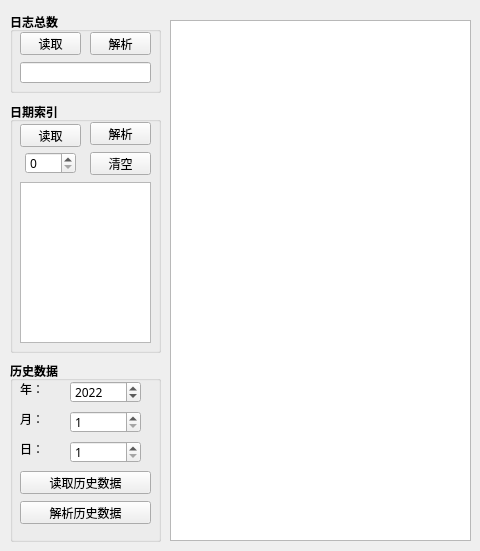
    <widget class="QWidget" name="tab_3">
     <attribute name="title">
      <string>Spark 日志</string>
     </attribute>
     <widget class="QTableView" name="tableView">
      <property name="geometry">
       <rect>
        <x>170</x>
        <y>20</y>
        <width>301</width>
        <height>521</height>
       </rect>
      </property>
      <property name="font">
       <font>
        <family>Microsoft YaHei</family>
        <weight>50</weight>
        <bold>false</bold>
       </font>
      </property>
      <property name="horizontalScrollBarPolicy">
       <enum>Qt::ScrollBarAlwaysOff</enum>
      </property>
      <property name="editTriggers">
       <set>QAbstractItemView::NoEditTriggers</set>
      </property>
      <attribute name="horizontalHeaderDefaultSectionSize">
       <number>94</number>
      </attribute>
      <attribute name="horizontalHeaderHighlightSections">
       <bool>false</bool>
      </attribute>
      <attribute name="verticalHeaderVisible">
       <bool>false</bool>
      </attribute>
     </widget>
     <widget class="QGroupBox" name="groupBox_24">
      <property name="geometry">
       <rect>
        <x>10</x>
        <y>12</y>
        <width>151</width>
        <height>81</height>
       </rect>
      </property>
      <property name="font">
       <font>
        <weight>75</weight>
        <bold>true</bold>
       </font>
      </property>
      <property name="title">
       <string>日志总数</string>
      </property>
      <widget class="QPushButton" name="pbReadHisNum">
       <property name="geometry">
        <rect>
         <x>10</x>
         <y>20</y>
         <width>61</width>
         <height>23</height>
        </rect>
       </property>
       <property name="font">
        <font>
         <family>Microsoft YaHei</family>
         <pointsize>9</pointsize>
         <weight>50</weight>
         <bold>false</bold>
        </font>
       </property>
       <property name="text">
        <string>读取</string>
       </property>
      </widget>
      <widget class="QLineEdit" name="leHisNum">
       <property name="enabled">
        <bool>true</bool>
       </property>
       <property name="geometry">
        <rect>
         <x>10</x>
         <y>50</y>
         <width>131</width>
         <height>21</height>
        </rect>
       </property>
       <property name="font">
        <font>
         <family>Microsoft YaHei</family>
         <pointsize>9</pointsize>
         <weight>50</weight>
         <bold>false</bold>
        </font>
       </property>
       <property name="autoFillBackground">
        <bool>false</bool>
       </property>
       <property name="inputMethodHints">
        <set>Qt::ImhNone</set>
       </property>
       <property name="readOnly">
        <bool>true</bool>
       </property>
      </widget>
      <widget class="QPushButton" name="pbAlsHisNum">
       <property name="geometry">
        <rect>
         <x>80</x>
         <y>20</y>
         <width>61</width>
         <height>23</height>
        </rect>
       </property>
       <property name="font">
        <font>
         <family>Microsoft YaHei</family>
         <pointsize>9</pointsize>
         <weight>50</weight>
         <bold>false</bold>
        </font>
       </property>
       <property name="text">
        <string>解析</string>
       </property>
      </widget>
     </widget>
     <widget class="QGroupBox" name="groupBox_25">
      <property name="geometry">
       <rect>
        <x>10</x>
        <y>102</y>
        <width>151</width>
        <height>251</height>
       </rect>
      </property>
      <property name="font">
       <font>
        <weight>75</weight>
        <bold>true</bold>
       </font>
      </property>
      <property name="title">
       <string>日期索引</string>
      </property>
      <widget class="QPushButton" name="pbReadHisDate">
       <property name="geometry">
        <rect>
         <x>10</x>
         <y>22</y>
         <width>61</width>
         <height>23</height>
        </rect>
       </property>
       <property name="font">
        <font>
         <family>Microsoft YaHei</family>
         <pointsize>9</pointsize>
         <weight>50</weight>
         <bold>false</bold>
        </font>
       </property>
       <property name="text">
        <string>读取</string>
       </property>
      </widget>
      <widget class="QSpinBox" name="sbPage">
       <property name="geometry">
        <rect>
         <x>15</x>
         <y>50</y>
         <width>51</width>
         <height>22</height>
        </rect>
       </property>
       <property name="font">
        <font>
         <family>Microsoft YaHei</family>
         <pointsize>9</pointsize>
         <weight>50</weight>
         <bold>false</bold>
        </font>
       </property>
       <property name="minimum">
        <number>0</number>
       </property>
       <property name="maximum">
        <number>15</number>
       </property>
       <property name="value">
        <number>0</number>
       </property>
      </widget>
      <widget class="QPushButton" name="pbAlsHisDate">
       <property name="geometry">
        <rect>
         <x>80</x>
         <y>20</y>
         <width>61</width>
         <height>23</height>
        </rect>
       </property>
       <property name="font">
        <font>
         <family>Microsoft YaHei</family>
         <pointsize>9</pointsize>
         <weight>50</weight>
         <bold>false</bold>
        </font>
       </property>
       <property name="text">
        <string>解析</string>
       </property>
      </widget>
      <widget class="QListWidget" name="lvHisDate">
       <property name="geometry">
        <rect>
         <x>10</x>
         <y>80</y>
         <width>131</width>
         <height>161</height>
        </rect>
       </property>
       <property name="font">
        <font>
         <family>Microsoft YaHei</family>
         <weight>50</weight>
         <bold>false</bold>
        </font>
       </property>
      </widget>
      <widget class="QPushButton" name="pbClrHisDate">
       <property name="geometry">
        <rect>
         <x>80</x>
         <y>50</y>
         <width>61</width>
         <height>23</height>
        </rect>
       </property>
       <property name="font">
        <font>
         <family>Microsoft YaHei</family>
         <pointsize>9</pointsize>
         <weight>50</weight>
         <bold>false</bold>
        </font>
       </property>
       <property name="text">
        <string>清空</string>
       </property>
      </widget>
     </widget>
     <widget class="QGroupBox" name="groupBox_13">
      <property name="geometry">
       <rect>
        <x>10</x>
        <y>361</y>
        <width>151</width>
        <height>181</height>
       </rect>
      </property>
      <property name="font">
       <font>
        <weight>75</weight>
        <bold>true</bold>
       </font>
      </property>
      <property name="title">
       <string>历史数据</string>
      </property>
      <widget class="QSpinBox" name="sbHisDay">
       <property name="geometry">
        <rect>
         <x>60</x>
         <y>80</y>
         <width>71</width>
         <height>22</height>
        </rect>
       </property>
       <property name="font">
        <font>
         <family>Microsoft YaHei</family>
         <pointsize>9</pointsize>
         <weight>50</weight>
         <bold>false</bold>
        </font>
       </property>
       <property name="minimum">
        <number>1</number>
       </property>
       <property name="maximum">
        <number>31</number>
       </property>
       <property name="value">
        <number>1</number>
       </property>
      </widget>
      <widget class="QSpinBox" name="sbHisMonth">
       <property name="geometry">
        <rect>
         <x>60</x>
         <y>50</y>
         <width>71</width>
         <height>22</height>
        </rect>
       </property>
       <property name="font">
        <font>
         <family>Microsoft YaHei</family>
         <pointsize>9</pointsize>
         <weight>50</weight>
         <bold>false</bold>
        </font>
       </property>
       <property name="minimum">
        <number>1</number>
       </property>
       <property name="maximum">
        <number>12</number>
       </property>
       <property name="value">
        <number>1</number>
       </property>
      </widget>
      <widget class="QSpinBox" name="sbHisYear">
       <property name="geometry">
        <rect>
         <x>60</x>
         <y>20</y>
         <width>71</width>
         <height>22</height>
        </rect>
       </property>
       <property name="font">
        <font>
         <family>Microsoft YaHei</family>
         <pointsize>9</pointsize>
         <weight>50</weight>
         <bold>false</bold>
        </font>
       </property>
       <property name="minimum">
        <number>2000</number>
       </property>
       <property name="maximum">
        <number>2099</number>
       </property>
       <property name="value">
        <number>2022</number>
       </property>
      </widget>
      <widget class="QPushButton" name="pbReadHis">
       <property name="geometry">
        <rect>
         <x>10</x>
         <y>110</y>
         <width>131</width>
         <height>23</height>
        </rect>
       </property>
       <property name="font">
        <font>
         <family>Microsoft YaHei</family>
         <pointsize>9</pointsize>
         <weight>50</weight>
         <bold>false</bold>
        </font>
       </property>
       <property name="text">
        <string>读取历史数据</string>
       </property>
      </widget>
      <widget class="QPushButton" name="pbAlsHis">
       <property name="geometry">
        <rect>
         <x>10</x>
         <y>140</y>
         <width>131</width>
         <height>23</height>
        </rect>
       </property>
       <property name="font">
        <font>
         <family>Microsoft YaHei</family>
         <pointsize>9</pointsize>
         <weight>50</weight>
         <bold>false</bold>
        </font>
       </property>
       <property name="text">
        <string>解析历史数据</string>
       </property>
      </widget>
      <widget class="QLabel" name="label_38">
       <property name="geometry">
        <rect>
         <x>10</x>
         <y>20</y>
         <width>41</width>
         <height>16</height>
        </rect>
       </property>
       <property name="font">
        <font>
         <family>Microsoft YaHei</family>
         <pointsize>9</pointsize>
         <weight>50</weight>
         <bold>false</bold>
        </font>
       </property>
       <property name="text">
        <string>年：</string>
       </property>
      </widget>
      <widget class="QLabel" name="label_39">
       <property name="geometry">
        <rect>
         <x>10</x>
         <y>50</y>
         <width>41</width>
         <height>16</height>
        </rect>
       </property>
       <property name="font">
        <font>
         <family>Microsoft YaHei</family>
         <pointsize>9</pointsize>
         <weight>50</weight>
         <bold>false</bold>
        </font>
       </property>
       <property name="text">
        <string>月：</string>
       </property>
      </widget>
      <widget class="QLabel" name="label_40">
       <property name="geometry">
        <rect>
         <x>10</x>
         <y>80</y>
         <width>41</width>
         <height>16</height>
        </rect>
       </property>
       <property name="font">
        <font>
         <family>Microsoft YaHei</family>
         <pointsize>9</pointsize>
         <weight>50</weight>
         <bold>false</bold>
        </font>
       </property>
       <property name="text">
        <string>日：</string>
       </property>
      </widget>
     </widget>
    </widget>
